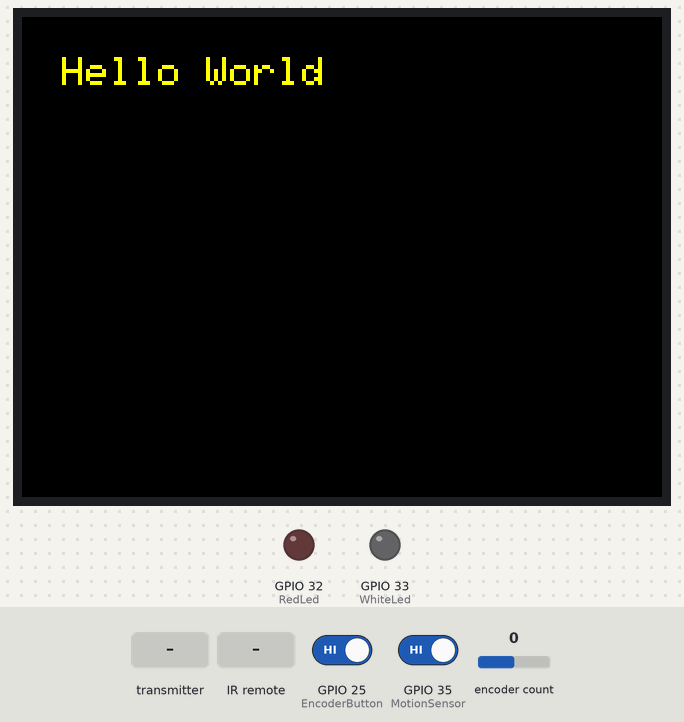
Bench run of a sketch on a simulated ESP32. Shown: 320×240 colour display, output pins drawn as LEDs (lit = HIGH). The test bench sets the inputs (shaded band); at power-on: GPIO 25 (EncoderButton) HIGH, encoder count 0, GPIO 35 (MotionSensor) HIGH.

Above: at 1.3 s.
5.6 s: GPIO 25 (EncoderButton) driven LOW
At 6.1 s:
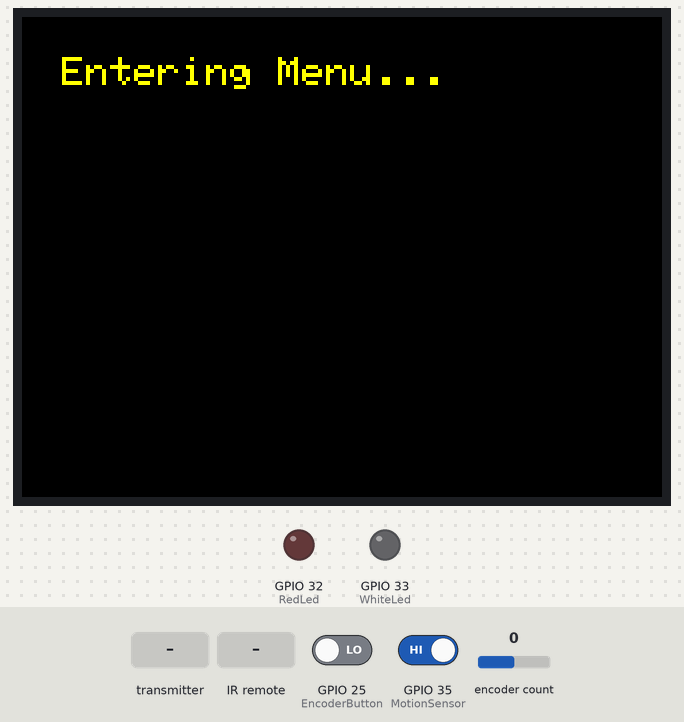
8.6 s: encoder count set to -1
At 11.26 s:
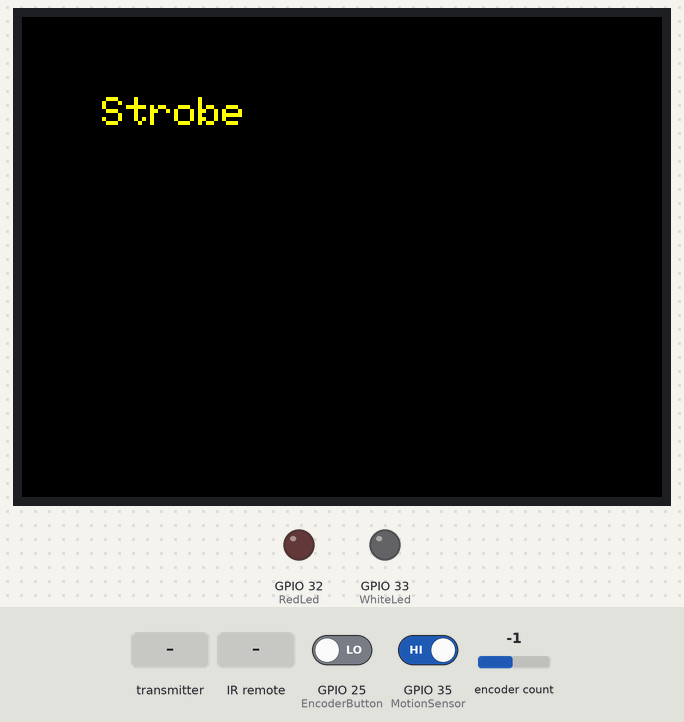
11.6 s: the transmitter starts sending DoorSensorIn = 1
At 13.1 s:
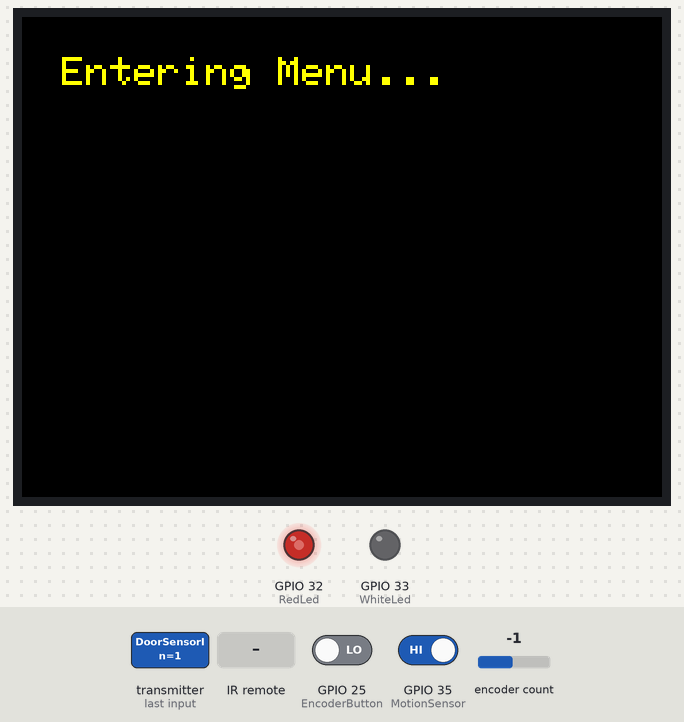
14.6 s: GPIO 25 (EncoderButton) driven HIGH
16.2 s: GPIO 35 (MotionSensor) driven LOW
19.2 s: infrared code 0x34 received
At 20.8 s:
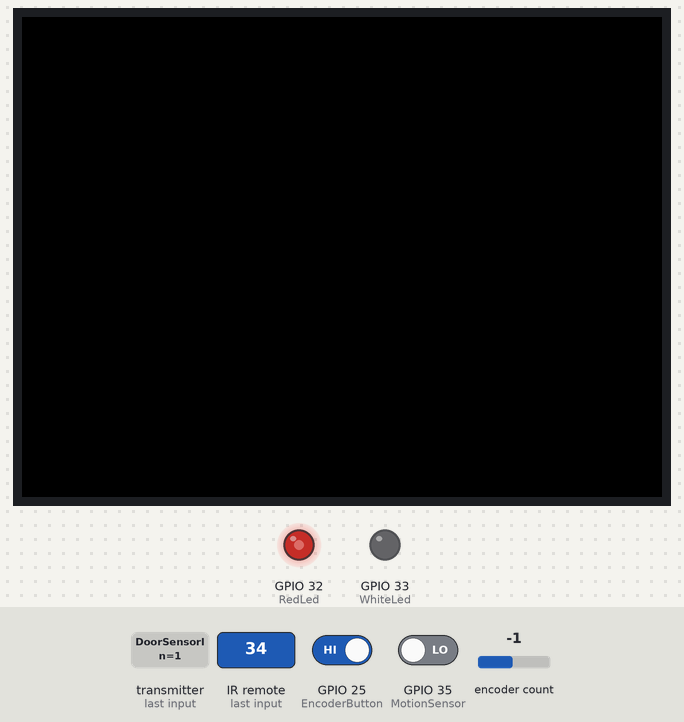
Timing chart, 0 to 21.9 s (numbered marks = the images above; inputs shaded):
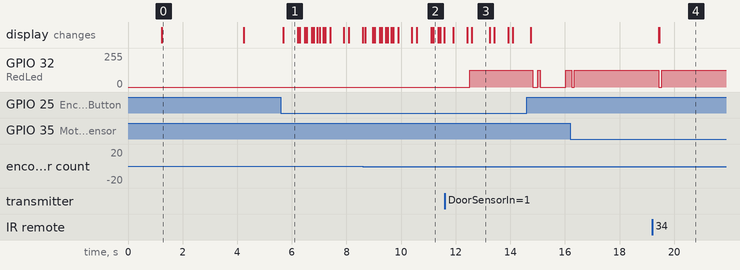

Measured:
- after the input at 5.6 s, the display: changes after 0.08 s (image 1)
- after the input at 11.6 s, GPIO 32 (RedLed): 0/255 → 127/255 after 0.91 s
- after the input at 19.2 s, GPIO 32 (RedLed): 127/255 → 0/255 after 0.24 s, → 127/255 0.10 s later; the display: first changes after 0.24 s (image 4 shows a later state)
- what the display in image 0 shows lasts 3.0 s, from 1.2 s to 4.2 s
- what the display in image 1 shows lasts 0.5 s, from 5.7 s to 6.2 s
- what the display in image 3 shows lasts 0.7 s, from 12.6 s to 13.3 s

The sketch:

GunStandV3.ino
```cpp
/* How things work

   There is an IR Transmiter/Receiver Pair.
   When the Button is pressed on the trinket, it triggers the white LED.

   There are 3 Alarm Units.
   When they are moved they use ESPnow to communicate and trigger the Red LED.

   There is a menu that is navigated by a rotary encoder
   There is a LCD screen to display that menu

*/

/**
 * Changes made by Jj on 12/22/2021
 *  - Fixed Bug with the alarm triggering in a loop (Forgot to reset a variable to 0)
 *  - Fixed issue with the LCD Screen (connection issue)
 *  - Added a timer check to the remote control check so then it doesn't take 3 reads, only one
 *  - Made sure up to 3 alarms work at the same time
 **/


//=================INCLUDES=================

#include <IRremote.h>
#include <Encoder.h>
#include <TFT_eSPI.h>
#include <SPI.h>
#include <esp_now.h>
#include <WiFi.h>
#include <Arduino.h>
#include "PinDefinitionsAndMore.h"
#include <IRremote.hpp>

//=================PINS=================

#define RedLed 32
#define WhiteLed 33
#define MotionSensor 35 // p
#define IrReceive 15
#define EncoderPin2 16
#define EncoderPin1 17
#define EncoderButton 25

#define DECODE_NEC

//=================ESP_NOW_COMMUNICATION=================
esp_now_peer_info_t peerInfo1;
uint8_t alarmNodeAddress1[] = {0x98, 0xCD, 0xAC, 0x62, 0xFD, 0x54}; // This needs to match the MAC Address of the alarmNode


//=================OBJECTS=================

TFT_eSPI tft = TFT_eSPI();
Encoder myEncoder(EncoderPin1, EncoderPin2);

//=================GLOBAL=================

volatile bool LedColor = 0; //0 = red, false = white ******
volatile bool NearLedColor = 0; // 0 = red, 1 = white
volatile bool LedMode = 1; //true = dimmer, false = strobe ****
volatile bool NearLedMode = 1; // This will always be dimmer. A near trigger and strobe would be a bad idea
volatile bool LedOutput = 0; //true = light on, false light off
volatile bool MotionSensorIn = 0; //input from the Near Motion sensor
volatile bool MotionSensorInTemp = 0;
volatile bool RemoteSensorIn = 0; //input from the IR Remote
bool DoorSensorIn; //input from esp_now protocol
volatile int LedTimer = 0; // variable containing duration that counts down
volatile bool NearTrigger = false; // This will let the system decide if it is a near trigger or door trigger
volatile int StrobeState;
volatile int Duration = 10; // amount of time in seconds to display led, a setting **
volatile int Brightness = 5; // amount of light given out by leds ****
volatile int count = 0;
volatile int RemoteControlDebounce = 0; // Time to wait to read the next value from the Remote Control
volatile int RemoteControlDebounceDuration = 2;

int NearMotionState = 0; // initialized at 0 as the default state
int DoorAlarmState = 0;
int RemoteControlState = 0;
int SmartMenuState = 0;

long encoderOldPosition = 0;
long encoderNewPosition = 0;
// ================Channels for Led Modes =================
const int RedCh = 0;
const int WhiteCh = 1;
const int Resolution = 8;
const int Freq = 5000;

const long StrobeFreq = 10; // in 1/10ths of a Hertz. So 10 is 1.0 Hertz, 11 is 1.1 Hertz


//=================IRAM TIMER FUNCTIONS=================

hw_timer_t * MainTimer = NULL; // pointer to variable type hw_timer_t https://diyprojects.io/esp32-timers-alarms-interrupts-arduino-code/


void IRAM_ATTR onTime() { // this the where the work of the timer is done
  if (LedTimer > 0) { // happens every second
    LedTimer--;         // reduces from duration down to 0
    StrobeState = 1;
  }
  if (RemoteControlDebounce > 0) {
    RemoteControlDebounce--;
  }
}


//=================SETUP=================
void setup() {
  Serial.begin(115200);
  //pinMode(RedLed, OUTPUT);
  pinMode(MotionSensor, INPUT);
  pinMode(EncoderButton, INPUT_PULLUP);

  // configuration of Led Channels
  ledcSetup(RedCh, Freq, Resolution);
  ledcSetup(WhiteCh, Freq, Resolution);

  ledcAttachPin(RedLed, RedCh); // 0 attaching leds to pwm channels,
  ledcAttachPin(WhiteLed, WhiteCh); // 1
  // 0 = strobe, 1 = dimmer


  //=================TIMER=================
  MainTimer = timerBegin(0, 80, true);  // these arguments are timerBegin ( TimerIndex or TimerNumber, Prescalar, flag for counting up or dow  timerAttachInterrupt(timer, &onTime, true); //
  timerAttachInterrupt(MainTimer, &onTime, true); //
  timerAlarmWrite(MainTimer, 1000000, true); // ticker ticks every 1/10th second
  timerAlarmEnable(MainTimer);

  //=================ESP Now Setup =============
  WiFi.mode(WIFI_STA);
  if (esp_now_init() != ESP_OK) {
    // Serial.println("Error initializing ESP-NOW");
    return;
  }
  esp_now_peer_info_t peerInfo1;
  memcpy(peerInfo1.peer_addr, alarmNodeAddress1, 6);
  peerInfo1.channel = 0;
  peerInfo1.encrypt = false;
  // Add peer
  if (esp_now_add_peer(&peerInfo1) != ESP_OK) {
    // Serial.println("Failed to add peer");
    return;
  }
  // Register for a callback function that will be called when data is received
  esp_now_register_recv_cb(OnDataRecv);
  //==========================================

  //===============SCREEN SETUP===========================
  tft.init();
  tft.setRotation(3);
  tft.fillScreen(TFT_BLACK);
  tft.setTextColor(TFT_YELLOW, TFT_BLACK);
  tft.setTextSize(2);
  delay(1000);
  tft.drawString("Hello World", 20, 20);
  delay(3000);
  tft.fillScreen(TFT_BLACK);


  //===============IR RECEIVER===========================
  IrReceiver.begin(IR_RECEIVE_PIN, ENABLE_LED_FEEDBACK, USE_DEFAULT_FEEDBACK_LED_PIN);
}

//=================MAIN LOOP=================
void loop() {
  NearMotion();
  DoorAlarm();
  SmartLedMachine();
  RemoteControl();
  SmartMenu();
}

//=================MACHINES=================

// ======== Function that handles Near Motion Input ===============
void NearMotion() {
  switch (NearMotionState) {
    case 0:
      tft.drawString("                            ", 40, 40);
      // Standby, check the status of Near Motion IR
      //MotionSensorInTemp = digitalRead(MotionSensor);
      //delay(100);
      MotionSensorIn = digitalRead(MotionSensor);
      // if low, debounce, then change states

      if (MotionSensorIn == LOW) { // The Sensor is Normally HIGH
        //delay(50); // debounce delay
        // Make the LEDs white and dimmer
        NearTrigger = true;
        RemoteControlState = 0;
        NearMotionState = 1; // update the state to active
        LedTimer = Duration; // set timer to duration
      }
      // Serial.println("nearMotion 0");
      break;
    case 1:
      // Active, check the timer to see if we need to switch back to stand by
      if (LedTimer <= 0) {
        NearMotionState = 0; // timer is up! back to standby
        NearTrigger = false;
        // Move back the LED settings
      }
      tft.drawString("Motion Sensor", 40, 40);
      // Serial.println("nearMotion 1");
      break;
  }
}

// ======== Function that handles Door Alarm Input ===============
void DoorAlarm() {
  switch (DoorAlarmState) {
    case 0:
      // Standby, check the status of Door Alarm
      tft.drawString("                          ", 40, 40); // clear Door Alarm Message
      if (DoorSensorIn == 1) {
        // The Door Sensor has been triggered
        RemoteControlState = 0;
        DoorAlarmState = 1; // update the state to active
        LedTimer = Duration; // set timer to duration
      }
      // Serial.println("Door Alarm 0");
      break;
    case 1:
      // Active, check if the timer is up
      if (LedTimer <= 0) {
        DoorAlarmState = 0; // timer is up! back to standby
        DoorSensorIn = 0;
      }
      // While active write to display, Door Alarm
      tft.drawString("Door Alarm", 40, 40);
      //tft.drawString(String(LedTimer), 60, 60);
      //tft.drawString("  ", 60, 60);
      // Serial.println("Door Alarm 1");
      break;
  }
}

// ======== Function that handles IR Receiver INPUT ===============
// ======== Used as a kill switch for all processes ===============
void RemoteControl() {
  switch (RemoteControlState) {
    case 0:
      // Standby, check if the remote has been triggered
      if (IrReceiver.decode()) {
        IrReceiver.resume();
        if (IrReceiver.decodedIRData.command == 0x34 && RemoteControlDebounce <= 0){
          // command received, do stuff
          // set state to off
          RemoteControlState = 1;
          RemoteControlDebounce = RemoteControlDebounceDuration;
          LedTimer = 0;
          Duration = 10;
          delay(100);
        }
      }
      // Serial.println("remote Control 0");
      break;
    case 1:
      // active, check if the timer is up
      if (IrReceiver.decode()) {
        IrReceiver.resume();
        if (IrReceiver.decodedIRData.command == 0x34 && RemoteControlDebounce <= 0){
          // command received, do stuff
          // set state to on
          RemoteControlState = 0;
          RemoteControlDebounce = RemoteControlDebounceDuration;
          LedTimer = 0;
          Duration = 61;
          delay(100);
        }
      }
      // Serial.println("Remote Control 1");
      break;
  }
}


// ======== Function that handles MENU LCD OUTPUT ==========
void SmartMenu() {
  switch (SmartMenuState) {
    case 0: // Standby, do nothing, wait for button press
      if (digitalRead(EncoderButton) == 0) { // normally 1
        tft.fillScreen(TFT_BLACK);
        tft.drawString("Entering Menu...", 20, 20);
        delay(500);
        SmartMenuState = 1;
      }
      break;
    // ==============================================
    case 1: // Select Mode
      tft.drawString("Select Mode: ...", 20, 20);
      if (digitalRead(EncoderButton) == 0) { // normally 1
        //delay(200);
        tft.fillScreen(TFT_BLACK);
        SmartMenuState = 2;
      }
      if (LedMode == 0) { // Strobe
        tft.drawString("Strobe", 40, 40);
        delay(50);
      }
      if (LedMode == 1) { // Dimmer
        tft.drawString("Dimmer", 40, 40);
        delay(50);
      }
      LedMode = EncoderIncrement(LedMode);
      tft.drawString("        ", 40, 40);
      break;
    // ==============================================
    case 2: // Select Led Color
      tft.drawString("Select Color: ...", 20, 20);
      if (digitalRead(EncoderButton) == 0) { // normally 1
        //delay(200);
        tft.fillScreen(TFT_BLACK);
        SmartMenuState = 3;
      }

      if (LedColor == 0) { // red
        tft.drawString(" Red ", 40, 40);
        delay(50);
      }
      if (LedColor == 1) { // white
        tft.drawString("White", 40, 40);
        delay(50);
      }
      LedColor = EncoderIncrement(LedColor);
      tft.drawString("        ", 40, 40);
      break;
    // ==============================================
    case 3: // Select Duration
      tft.drawString("Select Duration: ...", 20, 20);
      if (digitalRead(EncoderButton) == 0) { // normally 1
        //delay(200);
        tft.fillScreen(TFT_BLACK);
        SmartMenuState = 4;
      }
      Duration = constrain(Duration, 0, 61); // constrain the value in seconds, 61 is always on
      if(Duration > 60){tft.drawString("Always On", 40, 40);}
      else{tft.drawString(String(Duration), 40, 40);}
      Duration = EncoderIncrement(Duration);
      tft.drawString("              ", 40, 40);
      break;
    // ==============================================
    case 4: // Select Brightness
      tft.drawString("Select Brightness: ...", 20, 20);
      if (digitalRead(EncoderButton) == 0) { // normally 1
        //delay(200);
        tft.fillScreen(TFT_BLACK);
        SmartMenuState = 5;
      }
      Brightness = constrain(Brightness, 0, 10);
      tft.drawString(String(Brightness), 40, 40);
      Brightness = EncoderIncrement(Brightness);
      tft.drawString("    ", 40, 40);
      break;
    // ==============================================
    case 5: // Select Color of near trigger
      tft.drawString("Select Color for Near: ...", 20, 20);
      if (digitalRead(EncoderButton) == 0) { // normally 1
        //delay(200);
        tft.fillScreen(TFT_BLACK);
        SmartMenuState = 6;
      }

      if (NearLedColor == 0) { // red
        tft.drawString(" Red ", 40, 40);
        delay(50);
      }
      if (NearLedColor == 1) { // white
        tft.drawString("White", 40, 40);
        delay(50);
      }
      NearLedColor = EncoderIncrement(NearLedColor);
      tft.drawString("        ", 40, 40);
      break;
    case 6:
      tft.drawString("Exiting Menu...", 20, 20);
      delay(500);
      tft.fillScreen(TFT_BLACK);
      SmartMenuState = 0;
      break;
  }
}


// ======== Function that handles Led Output ===============
void SmartLedMachine() {
  // if there is timer on the timer check the modes and colors and display on the correct channel
  bool choosenColor = LedColor;
  bool choosenMode = LedMode;
  if (NearTrigger) {
    choosenColor = NearLedColor;
    choosenMode = NearLedMode;
  }
  if (LedTimer > 0) {
    tft.fillScreen(TFT_BLACK);
    SmartMenuState = 0; // Clear the menu
    if (choosenMode == 0) { // 0 = strobe, 1 = dimmer
      if (choosenColor == 0) { // 0 = red, 1 = white
        // Serial.println("Strobe State:");
        // Serial.println(StrobeState);
        if (StrobeState == 1){
          ledcWrite(RedCh, map(Brightness, 0, 10, 0, 255));
          StrobeState = 0;
          }
        else { ledcWrite(RedCh, 0); }
        // Serial.println(LedTimer);
      }
      else { // its Strobe White Case
        if (StrobeState == 1){
          ledcWrite(WhiteCh, map(Brightness, 0, 10, 0, 255));
          StrobeState = 0;
          }
        else { ledcWrite(WhiteCh, 0); }
        // Serial.println(LedTimer);
      }
    }

    if (choosenMode == 1) { // 0 = strobe, 1 = dimmer
      if (choosenColor == 1) { // 0 = red, 1 = white
        // Dimmer, White case
        ledcWrite(WhiteCh, map(Brightness, 0, 10, 0, 255));
        // Serial.println("Led is Dimmer, White");
        // Serial.println(LedTimer);
      }
      else { // its Dimmer, red case
        ledcWrite(RedCh, map(Brightness, 0, 10, 0, 255));
        // Serial.println("Led is Dimmer, Red");
        // Serial.println(LedTimer);
      }
    }
  }
  // else there is no time left on timer, turn the leds off
  else {
  // Led is off
  ledcWrite(RedCh, 0);
  ledcWrite(WhiteCh, 0);
  // Serial.println("Led is off");
  // Serial.println(LedTimer);
  }

  // ====== Always on Mode
  if(Duration > 60){
    if (choosenColor == 1) { // 0 = red, 1 = white
        // Dimmer, White case
        ledcWrite(WhiteCh, map(Brightness, 0, 10, 0, 255));
        // Serial.println("Led is Always on, White");
        // Serial.println(LedTimer);
      }
      else { // its Dimmer, red case
        ledcWrite(RedCh, map(Brightness, 0, 10, 0, 255));
        // Serial.println("Led is Always on, Red");
        // Serial.println(LedTimer);
      }
  }

} // end of function

// ======== Function that handles ENCODER ==========
int EncoderIncrement(int initialValue) {
  int finalValue;
  encoderNewPosition = myEncoder.read();
  delay(100);
  if (encoderNewPosition != encoderOldPosition) {
    delay(100);
    if (encoderNewPosition > encoderOldPosition) {
      initialValue++;
      //// Serial.println(initialValue);
      encoderOldPosition = encoderNewPosition;
    }
    if (encoderNewPosition < encoderOldPosition) {
      initialValue--;
      //// Serial.println(initialValue);
      encoderOldPosition = encoderNewPosition;
    }
  }
  return finalValue = initialValue;
}

int ReadEncoderButton(){
  int tempVal = digitalRead(EncoderButton);
  delay(50);
  int tempVal2 = digitalRead(EncoderButton);
  if (tempVal == tempVal2){
    return tempVal;
  }
}


// ======== Function active on Data Receive from Alarm Nodes ===============
void OnDataRecv(const uint8_t * mac, const uint8_t *incomingData, int len) {
  memcpy(&DoorSensorIn, incomingData, sizeof(DoorSensorIn));
  delay(150);
}
```

Source omitted: PinDefinitionsAndMore.h (8915 bytes)
